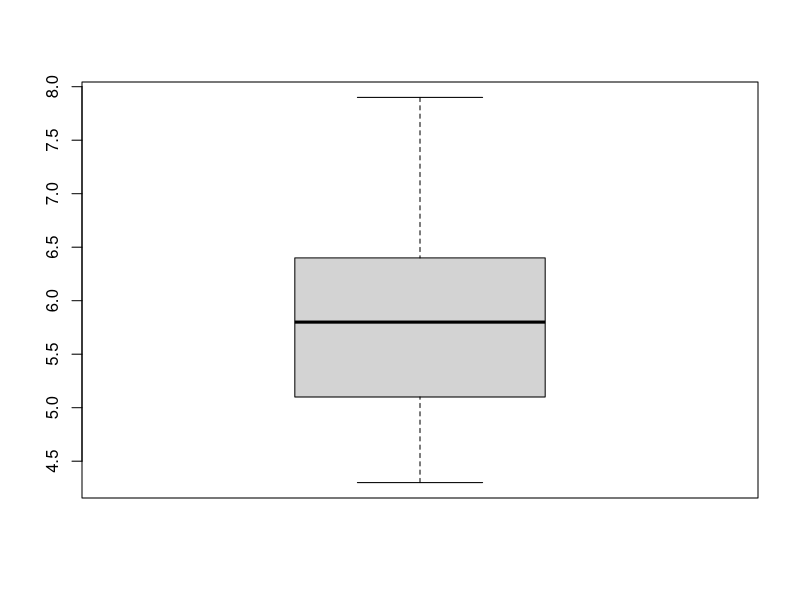
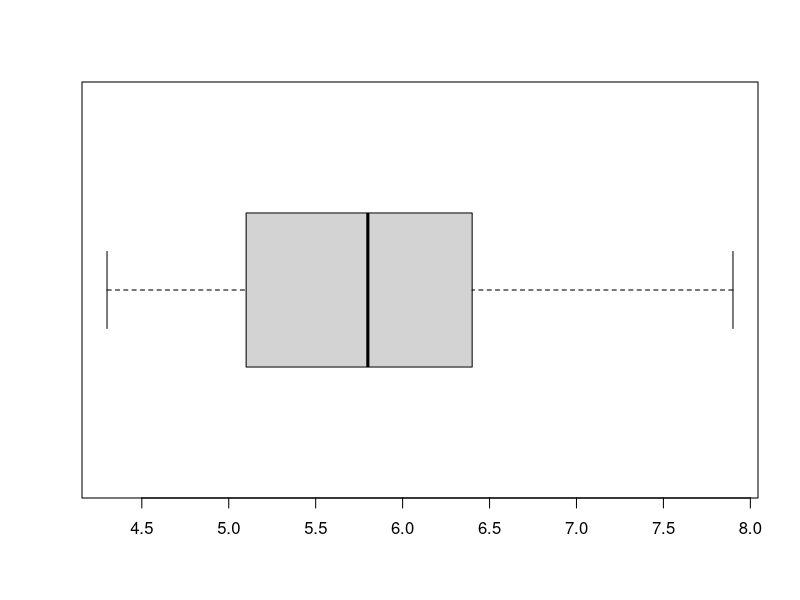
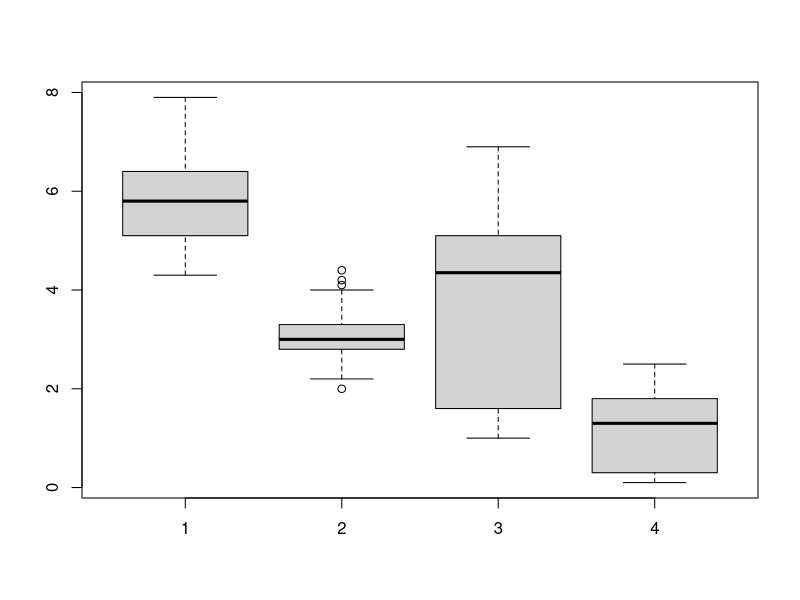
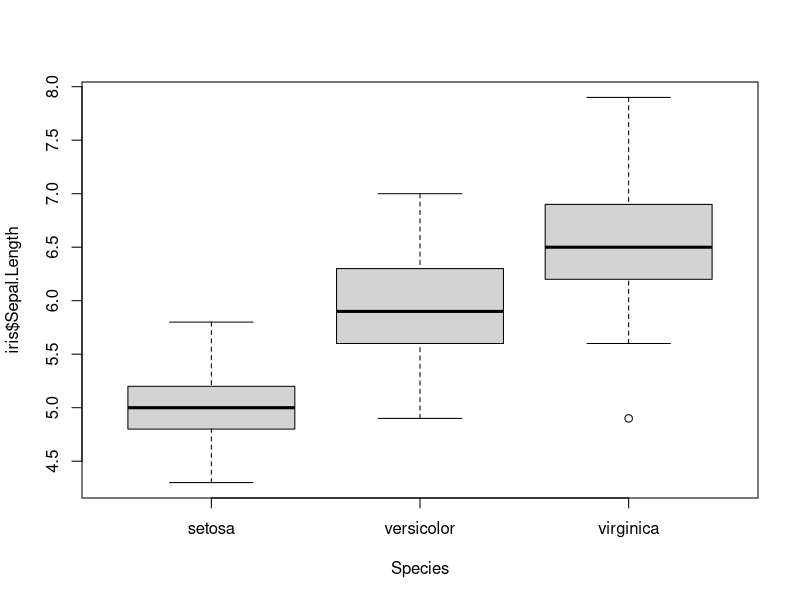
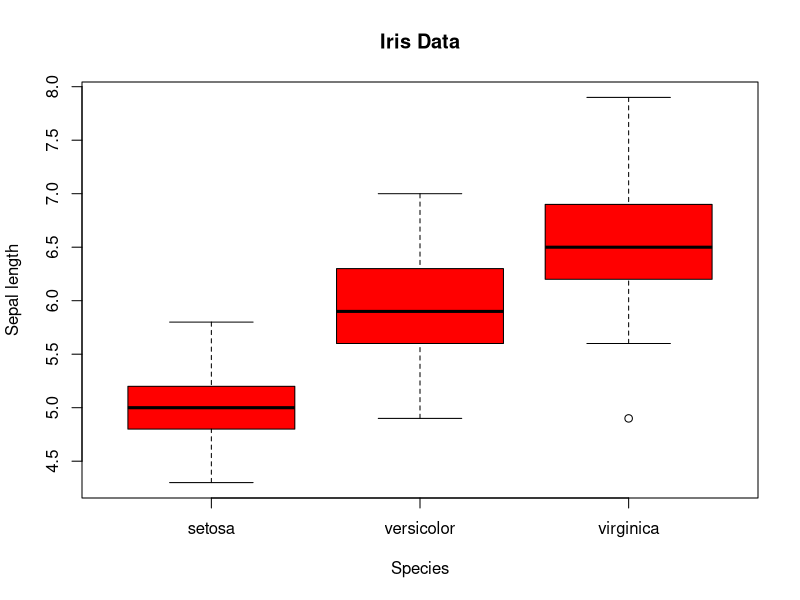

Write R code to recreate these figures, in order.
#
#        Author: Dr Eugene O'Loughlin
#   Video Title: How To... Draw a Labelled Box Plot in R
#  Video Number: #31
#
# Use the "iris" dataset
iris
head(iris)
#
boxplot(iris$Sepal.Length)                     # One variable at a time
boxplot(iris$Sepal.Length, horizontal = TRUE)  # Flip chart
boxplot(iris$Sepal.Length, 
        iris$Sepal.Width,
        iris$Petal.Length,
        iris$Petal.Width)                      # Plot all four variables
# 
# Plot by Species
boxplot(iris$Sepal.Length ~ Species, data = iris)
#
# Add titles and colour
boxplot(iris$Sepal.Length ~ Species, data = iris,
        main = "Iris Data",
        ylab = "Sepal length",
        col = "Red")
